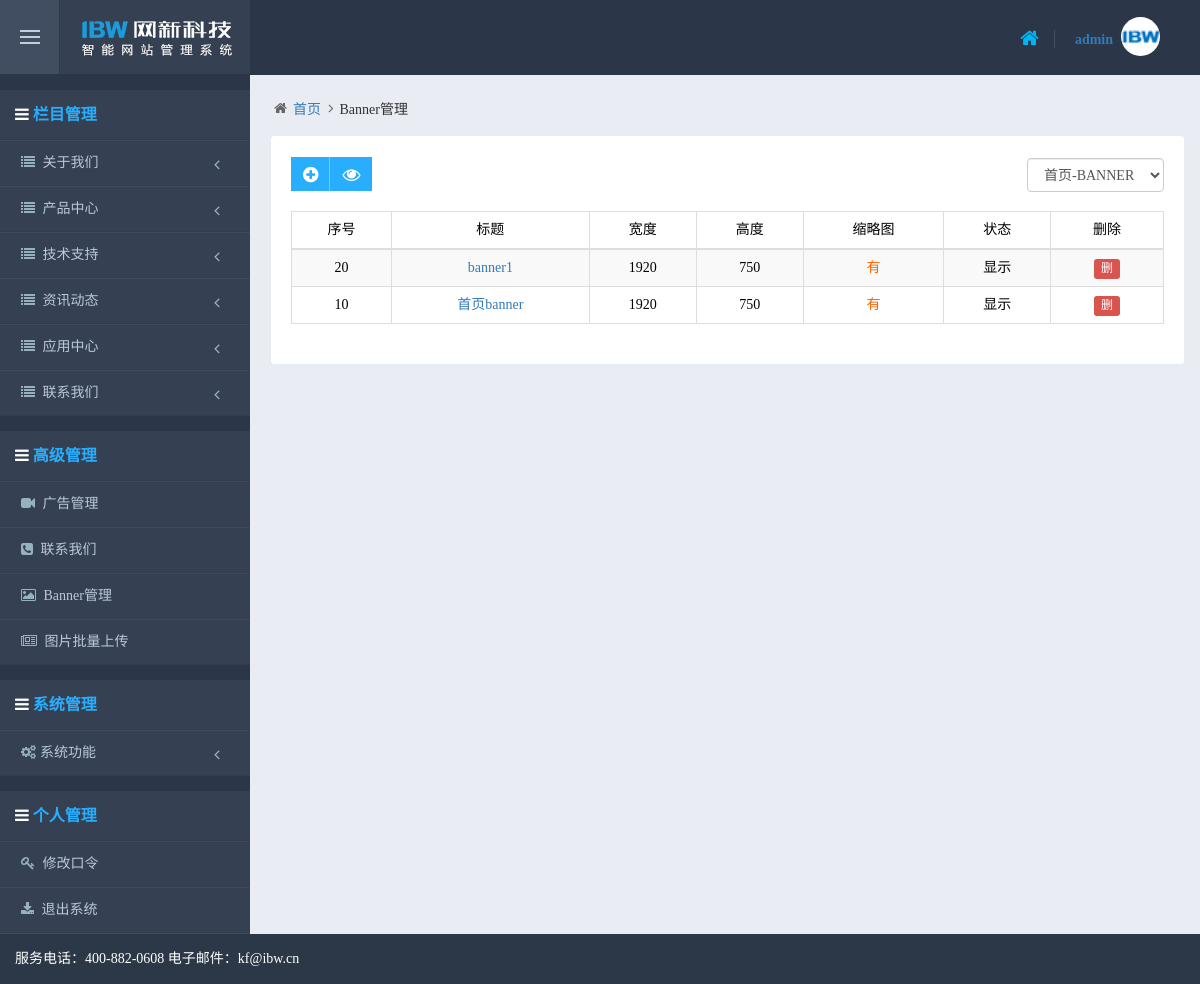
Page /manage/banner_list.php (signed in) on the committed database.
### tables this page shows
CREATE TABLE `info_class` (
  `id` varchar(20) NOT NULL DEFAULT '',
  `sortnum` int(10) unsigned NOT NULL DEFAULT '0',
  `name` varchar(50) NOT NULL DEFAULT '',
  `pic` varchar(200) DEFAULT NULL,
  `content` text,
  `files` text,
  `info_state` varchar(10) NOT NULL DEFAULT '',
  `max_level` tinyint(1) unsigned NOT NULL DEFAULT '0',
  `has_sub` tinyint(1) unsigned NOT NULL DEFAULT '0',
  `sub_content` tinyint(1) unsigned NOT NULL DEFAULT '0',
  `sub_pic` tinyint(1) unsigned NOT NULL DEFAULT '0',
  `hasViews` tinyint(1) unsigned NOT NULL DEFAULT '0',
  `hasState` tinyint(1) unsigned NOT NULL DEFAULT '0',
  `hasPic` tinyint(1) unsigned NOT NULL DEFAULT '0',
  `hasAnnex` tinyint(1) unsigned NOT NULL DEFAULT '0',
  `hasIntro` tinyint(1) unsigned NOT NULL DEFAULT '0',
  `hasContent` tinyint(1) unsigned NOT NULL DEFAULT '0',
  `hasWebsite` tinyint(1) unsigned NOT NULL DEFAULT '0',
  `hasAuthor` tinyint(1) unsigned NOT NULL DEFAULT '0',
  `hasSource` tinyint(1) unsigned NOT NULL DEFAULT '0',
  `hasKeyword` tinyint(1) unsigned NOT NULL DEFAULT '0',
  `state` tinyint(1) unsigned NOT NULL DEFAULT '0',
  `hasPics` tinyint(1) unsigned DEFAULT '0',
  `hasPic2` tinyint(1) unsigned DEFAULT '0',
  `hasContent2` tinyint(1) unsigned DEFAULT '0',
  `hasContent3` tinyint(1) unsigned DEFAULT '0',
  `hasContent4` tinyint(1) unsigned DEFAULT '0',
  `hasContent5` tinyint(1) unsigned DEFAULT '0',
  `hasContent6` tinyint(1) unsigned DEFAULT '0',
  `en_name` varchar(50) DEFAULT NULL,
  `hasDescription` tinyint(1) NOT NULL DEFAULT '0',
  `keyword` varchar(200) DEFAULT NULL,
  `description` varchar(200) DEFAULT NULL,
  PRIMARY KEY (`id`),
  KEY `sortnum` (`sortnum`)
);

CREATE TABLE `advanced` (
  `id` int(10) unsigned NOT NULL DEFAULT '0',
  `sortnum` int(10) unsigned NOT NULL DEFAULT '0',
  `name` varchar(50) NOT NULL DEFAULT '',
  `default_file` varchar(50) NOT NULL DEFAULT '',
  `state` tinyint(1) unsigned NOT NULL DEFAULT '0',
  PRIMARY KEY (`id`),
  UNIQUE KEY `id` (`id`)
);

CREATE TABLE `banner` (
  `id` int(10) NOT NULL,
  `class_id` int(10) NOT NULL,
  `sortnum` int(20) NOT NULL,
  `title` varchar(100) DEFAULT NULL,
  `url` varchar(200) DEFAULT NULL,
  `pic` varchar(200) DEFAULT NULL,
  `width` int(10) DEFAULT NULL,
  `height` int(10) DEFAULT NULL,
  `state` int(10) NOT NULL,
  `content` text,
  `pic1` varchar(200) DEFAULT NULL,
  KEY `id` (`id`)
);

### config.php (called while the page is built, shortened)
<?
$config["db_host"] = "localhost";
$config["db_user"] = "root";
$config["db_pass"] = "root";
$config["db_name"] = "robox";

### include/onlyDB.php (called while the page is built, shortened)
<?
class onlyDB
{
	var $dbHost       = "";
	var $dbUser       = "";
	var $dbPassword   = "";
	var $dbName       = "";
	var $linkId;
	function onlyDB($dbHost, $dbUser, $dbPassword, $dbName = "")
	{
		$this->dbHost      = $dbHost;
		$this->dbUser      = $dbUser;
		$this->dbPassword  = $dbPassword;
		$this->dbName      = $dbName;
	}
	function connect()
	{
		$this->linkId = mysql_connect($this->dbHost, $this->dbUser, $this->dbPassword);
		if ($this->dbName)
		{
			return $this->select_db($this->dbName);
		}
		return true;
	}
	function select_db($dbName)
	{
		$rt = mysql_select_db($dbName);
		if (!$rt)
		{
			raise( new OnlyException( $this->error() ) );
		}
		else
		{
			$this->dbName = $dbName;
		}
		return $rt;
	}
	function query($query)
	{
		$rt = mysql_query($query, $this->linkId);
		return $rt;
	}
	function fetch_array($result, $fetchModule = MYSQL_ASSOC)
	{
		return mysql_fetch_array($result, $fetchModule);
	}
}
?>

### manage/isadmin.php (called while the page is built, shortened)
<?php
$session_admin_grade	= $_SESSION["ADMIN_GRADE"];
?>

### include/page.php (called while the page is built, shortened)
<?
function Page($page, $pageCount, $baseURL = "", $mask = "<%PAGE%>")
{
	if (!$baseURL)
	{
		$baseURL = $_SERVER["PHP_SELF"] . "?";
		$baseURL .= 'page=' . $mask;
	}
	else
	{
		$baseURL .= 'page=' . $mask;
	}
	$pageCount = $pageCount ? $pageCount : 1;
 	$pages  = "<font>( <font color='red'>" . $page . "</font> / " . $pageCount . " )&nbsp;&nbsp;";
	$pages .= "<a title='First Page' style='text-decoration:none;color:black;' " . ($page > 1 ? "href='" . str_replace($mask, 1, $baseURL) . "'" : "") . "><b>首页</b></a>&nbsp;&nbsp;";
	$pages .= "<a title='Provious Page' style='text-decoration:none;color:black;' " . ($page > 1 ? "href='" . str_replace($mask, $page - 1, $baseURL) . "'" : "") . "><b>上一页</b></a>&nbsp;&nbsp;";
	$pages .= "<a title='Next Page' style='text-decoration:none;color:black;' " . ($page < $pageCount ? "href='" . str_replace($mask, $page + 1, $baseURL) . "'" : "") . "><b>下一页</b></a>&nbsp;&nbsp;";
	 $pages .= "<a title='Last Page' style='text-decoration:none;color:black;' " . ($page < $pageCount ? "href='" . str_replace($mask, $pageCount, $baseURL) . "'" : "") . "><b>末页</b></a>&nbsp;&nbsp;</font>";
	$pages .= "<select name='page' onchange=\"window.location=this.options[this.selectedIndex].value\">\n";
	for ($i = 1; $i <= $pageCount; $i++)
	{
		$URL = str_replace($mask, $i, $baseURL);
		if ($page == $i)
		{
			$pages .= "<option value='$i' selected>$i</option>\n";
		}
		else
		{
			$pages .= "<option value=\"$URL\">$i</option>\n";
		}
	}
	$pages .= "</select>";
	return $pages;
}
?>

### manage/banner_list.php (the view, shortened to what this page needs)
<?
require(dirname(__FILE__) . "/init.php");
require(dirname(__FILE__) . "/isadmin.php");
require(dirname(__FILE__) . "/config.php");
$class_id		= trim($_GET["class_id"]);
$page			= (int)$_GET["page"] > 0 ? (int)$_GET["page"] : 1;
$db = new onlyDB($config["db_host"], $config["db_user"], $config["db_pass"], $config["db_name"]);
if (empty($class_id))
{
	$sql = "select id, name, add_deny, delete_deny, hasPic1 from banner_class order by sortnum asc limit 1";
}
else
{
	$sql = "select id, name, add_deny, delete_deny, hasPic1 from banner_class where id=$class_id";
}
$rst = $db->query($sql);
if ($row = $db->fetch_array($rst))
{
	$class_id			= $row["id"];
	$class_delete_deny	= $row["delete_deny"];
}
else
{
	$db->close();
	info("请增加链接分类！", "main.php");
}
$listUrl	= "banner_list.php?class_id=$class_id&page=$page";
$editUrl	= "banner_edit.php?class_id=$class_id";
?>
<!DOCTYPE html>
<html lang="zh-CN">
<head>
<link href="themes/plugins/bootstrap/css/bootstrap.min.css" rel="stylesheet" />
<link href="themes/fonts/font-awesome/css/font-awesome.min.css" rel="stylesheet" />
<link href="themes/plugins/uniform/css/uniform.default.css" rel="stylesheet" />
<link href="themes/css/shy.css" rel="stylesheet" />
<link href="themes/css/shy-skin.css" rel="stylesheet" />
</head>
<body>
<?
	require_once("header.php");
?>
<div class="page-container clearfix">
	<div class="page-content-wrapper">
		<?
		require_once("menu.php");
		?>
		<div class="page-content">
			<ul class="page-breadcrumb breadcrumb">
				<li><i class="fa fa-home"></i><a href="index.php">首页</a></li>
				<li><i class="fa fa-angle-right"></i>Banner管理</li>
			</ul>
			<div class="row">
				<div class="col-md-12">
					<div class="portlet light">
						<div class="portlet-title">
							<div class="row">
								<div class="col-md-6 col-sm-6 col-xs-12 ">
									<div class="caption"><a class="btn btn-shy btn-default tooltips" href="<?=$editUrl?>" data-placement="top" data-original-title="添加信息"><i class="fa fa-plus-circle"></i></a> <a class="btn btn-shy btn-default tooltips" href="<?=$listUrl?>" data-placement="top" data-original-title="刷新列表"><i class="fa fa-eye"></i></a></div>
								</div>
								<div class="col-md-6 col-sm-6 col-xs-12 ">
									<div class="sch-form pull-right"  style="height:40px">
										<select class="form-control" name="select_class" onChange="window.location='?class_id=' + this.options[this.selectedIndex].value;">
											<?
											$sql = "select id, name from banner_class order by sortnum asc";
											$rst = $db->query($sql);
											while ($row = $db->fetch_array($rst)){
												if ($class_id == $row["id"]){
											?>
												<option value="<?echo $row["id"]?>" selected><?echo $row["name"]?></option>
											<?
												}else{
											?>
												<option value="<?echo $row["id"]?>"><?echo $row["name"]?></option>
											<?
												}
											}
											?>
										</select>
                                    </div>
								</div>
							</div>
						</div>
						<div class="portlet-body table-responsive">
							<form id="listForm" method="post">
								<table class="table table-striped table-bordered table-hover table-checkable order-column dataTable no-footer" id="sample_1">
									<thead>
										<tr>
											<th width="100" class="text-center">序号</th>
						                    <th class="text-center">标题</th>
						                    <th class="text-center hidden-xs">宽度</th>
						                    <th class="text-center hidden-xs">高度</th>
						                    <th class="text-center hidden-xs">缩略图</th>
						                    <th class="text-center hidden-xs">状态</th>
											<?
											if($class_delete_deny == 0){
											?>
												<th class="text-center">删除</th>
											<?
											}
											?>
										</tr>
									</thead>
									<tbody>
										<?
										$page_size		= 100;
										$sql = "select id, class_id, sortnum, title, url, pic, pic1, width, height, state from banner where class_id=$class_id order by sortnum desc";
						                $sql .= " limit " . ($page - 1) * $page_size . ", " . $page_size;
						                $rst = $db->query($sql);
						                while ($row = $db->fetch_array($rst)){
						                ?>
						                <tr class="<?if($i%2==1){echo "odd";}else{echo "even";}?>" >
						                	<th class="text-center"><?=$row["sortnum"]?></th>
											<th class="text-center"><a href="<?=$editUrl?>&id=<?=$row["id"]?>"><?=$row["title"]?></a></th>
					                        <th class="text-center hidden-xs"><?=$row["width"]?></th>
					                        <th class="text-center hidden-xs"><?=$row["height"]?></th>
											<th class="text-center hidden-xs">
												<?
	                                                if (!empty($row["pic"])){
	                                            ?>
	                                                <a id="pic<?=$row["id"]?>" href="javascript:banner('<?=$row["id"]?>', 'banner', 'id', 'pic', '', '')" class="picView"><font color='#FF6600'>有</font></a>
	                                            <?
	                                                }else{
	                                            ?>
	                                                <a id="pic<?=$row["id"]?>" href="javascript:banner('<?=$row["id"]?>', 'banner', 'id', 'pic', '', '')" class="picView">上传</a>
	                                            <?
	                                                }
	                                            ?>
											</th>
											<th class="text-center hidden-xs">
												<?
												switch ($row["state"]){
													case 1:
														echo "显示";
														break;
												}
												?>
											</th>
											<?
											if($class_delete_deny == 0){
											?>
												<th class="text-center"><a class="label label-sm label-danger tooltips" href="<?=$listUrl?>&id=<?=$row["id"]?>" data-placement="top" data-original-title="删除" onClick="return confirm('该操作将同时删除此栏目下所有信息，删除后不能恢复。确定删除此栏目[<?=$row["name"]?>]吗？');">删</a></th>
											<?
											}
											?>
						                </tr>
						                <?
										}
										?>
									</tbody>
								</table>
							</form>
						</div>
					</div>
				</div>
			</div>
		</div>
	</div>
</div>
<?
	require_once("foot.php");
?>
</body>
</html>

### manage/menu.php (shortened to what this page needs)
<?
$db = new onlyDB($config["db_host"], $config["db_user"], $config["db_pass"], $config["db_name"]);
?>
<div class="page-sidebar-wrapper">
	<div class="page-sidebar navbar-collapse collapse">
		<ul class="page-sidebar-menu" data-slide-speed="200">
			<li class="heading"> <i class="fa fa-navicon"></i> 栏目管理</li>
            <?
            $sql = "select id, name, state from info_class where id like '" . CLASS_SPACE . "' order by sortnum asc";
			$rst = $db->query($sql);
			while ($row = $db->fetch_array($rst))
			{
				if ($session_admin_grade == ADMIN_HIDDEN || $session_admin_grade == ADMIN_SYSTEM || $session_admin_grade == ADMIN_ADVANCED || hasBegin4Include($session_admin_popedom, $row["id"]) == true)
				{
			?>
			<li class="nav-item">
				<a href="javascript:;" class="nav-toggle"> <i class="fa fa-list"></i> <span class="title"><?=$row["name"]?></span><span class="arrow"></span></a>
					<?
					$sql  = "select id, name from info_class where id like '" . $row["id"] . CLASS_SPACE . "' order by sortnum asc";
					?>
			</li>
			<?
				}
            }
            if ($session_admin_grade == ADMIN_HIDDEN || $session_admin_grade == ADMIN_SYSTEM || count($session_admin_advanced) > 0)
			{
			?>
			<li class="heading"> <i class="fa fa-navicon"></i> 高级管理</li>
        	<?
        		if ($session_admin_grade == ADMIN_HIDDEN){
				$sql = "select id, name, default_file from advanced where state>0 order by sortnum asc limit 20";
				}else{
				$sql = "select id, name, default_file from advanced where state=1 order by sortnum asc limit 20";
				}
				$rst = $db->query($sql);
				while ($row = $db->fetch_array($rst))
				{
					if ($session_admin_grade == ADMIN_HIDDEN || $session_admin_grade == ADMIN_SYSTEM || hasInclude($session_admin_advanced, $row["id"]) == true)
					{
				?>
				<li class="nav-item">
					<a href="<?=$row["default_file"]?>" class="nav-toggle"> <i class="fa fa-ico<?=$row["id"]?>"></i> <span class="title"><?=$row["name"]?></span></a>
	            </li>
				<?
					}
	            }
	        ?>
			<?
            }
            if ($session_admin_grade == ADMIN_HIDDEN || $session_admin_grade == ADMIN_SYSTEM)
			{
			?>
			<li class="heading"> <i class="fa fa-navicon"></i> 系统管理</li>
			<li class="nav-item"><a href="javascript:;" class="nav-toggle"><i class="fa fa-cogs"></i><span  class="title">系统功能</span><span class="arrow"></span> </a>
			</li>
			<?
            }
			?>
			<li class="heading"> <i class="fa fa-navicon"></i> 个人管理</li>
			<li class="nav-item"><a href="admin_changepass.php" class="nav-toggle"> <i class="fa fa-key"></i> <span class="title">修改口令</span></a></li>
			<li class="nav-item"><a href="logout.php" class="nav-toggle" onClick="if (confirm('确定要退出吗？')) return true; else return false;"> <i class="fa  fa-download"></i> <span class="title">退出系统</span></a></li>
		</ul>
	</div>
</div>

### rows in the picture
info_class: name "关于我们"
info_class: name "产品中心"
info_class: name "技术支持"
info_class: name "资讯动态"
info_class: name "应用中心"
info_class: name "联系我们"
advanced: name "广告管理"
advanced: name "联系我们"
advanced: name "Banner管理"
advanced: name "图片批量上传"
banner: sortnum "20", title "banner1", width "1920", height "750", state "显示"
banner: sortnum "10", title "首页banner", width "1920", height "750", state "显示"

### other values in the picture
$_SESSION["ADMIN_NAME"] "admin"
form field select_class "首页-BANNER"
